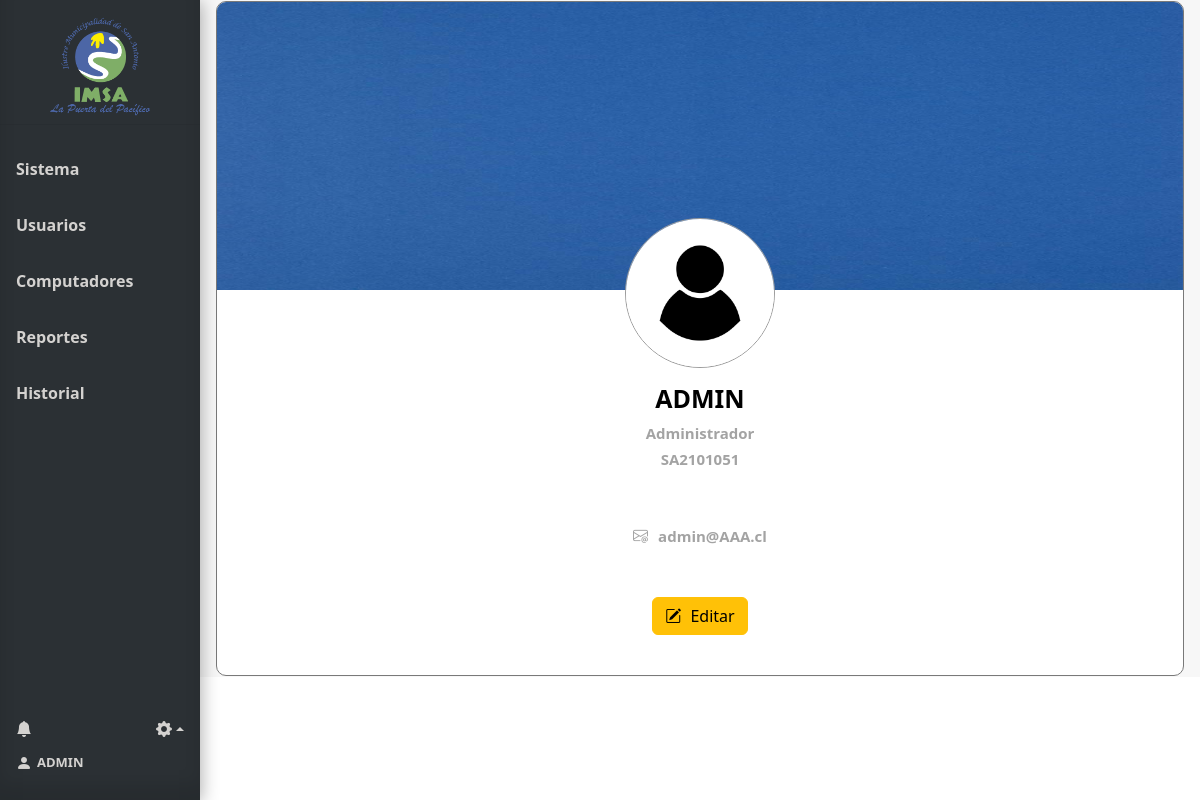
Page /cuenta (signed in) on the earlier database version.
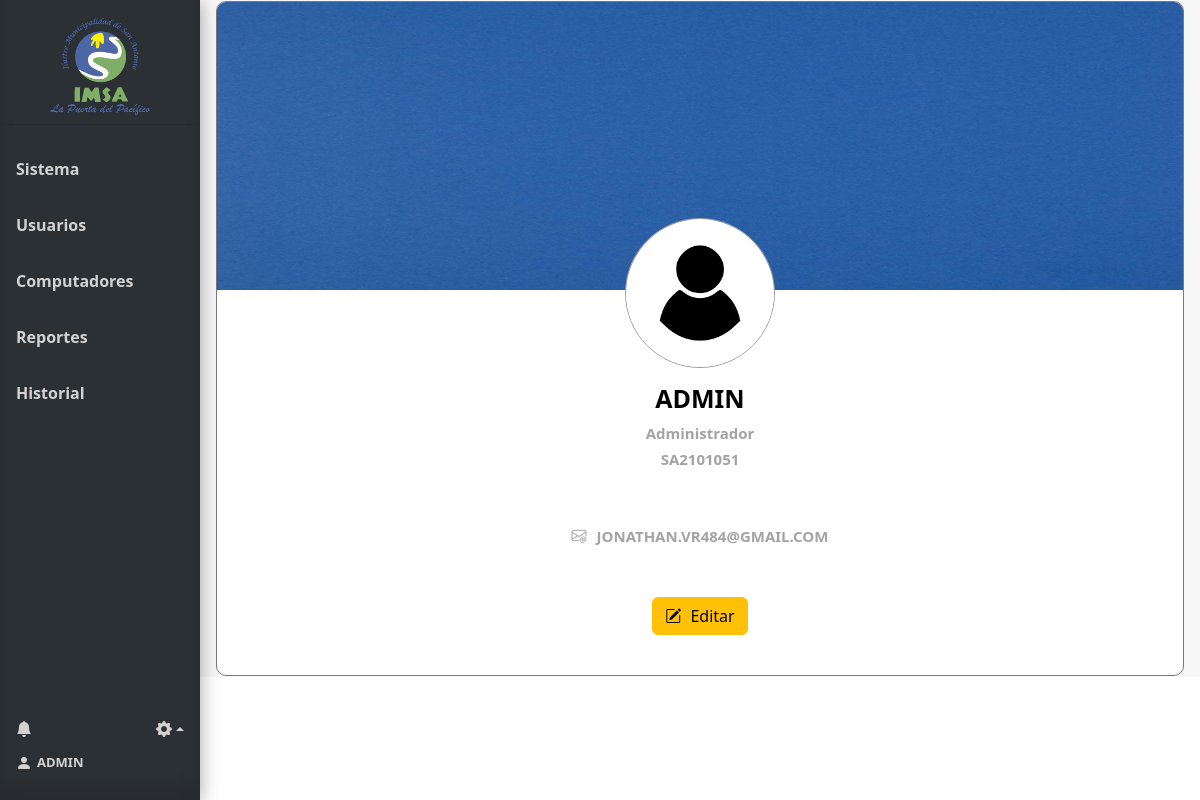
Same page on the later database version.
### tables this page shows
CREATE TABLE Usuario (
    Id_usuario INTEGER PRIMARY KEY AUTOINCREMENT,
    Nombre_user VARCHAR(100),
    Email VARCHAR(100),
    Psw VARCHAR(100),
    id_tipo_usuario INTEGER,
    FOREIGN KEY (id_tipo_usuario) REFERENCES Tipo_usuario(id_tipo_usuario)
);

### app.py (the view, shortened to what this page needs)
@app.route('/cuenta', methods=['GET', 'POST'])
@requiere_tipo_usuario(1, 2, 3)
@login_required
def cuenta():
    user = current_user
    num_notificaciones_totales = get_total_notifications(user.id)
    info_notificaciones = get_info_notifications(user.id)
    form = EditarMiCuenta()
    conn = get_db_connection()
    tipo_usuario = conn.execute(
        'SELECT nombre_tipo_usuario FROM Tipo_usuario WHERE id_tipo_usuario = ?',
        (user.id_tipo_usuario,)
    ).fetchone()
    tipo_usuario = tipo_usuario['nombre_tipo_usuario'] if tipo_usuario else 'Desconocido'
    try:
        id_pc_mas_utilizado = conn.execute('''
                        SELECT Id_pc
                        FROM Usuario_Sistema_PC
                        WHERE Id_usuario = ?
                        GROUP BY Id_pc
                        ORDER BY COUNT(*) DESC
                        LIMIT 1
                    ''', (user.id,)).fetchone()
        if id_pc_mas_utilizado:
            id_pc_mas_utilizado = id_pc_mas_utilizado['Id_pc']
            nombre = conn.execute('SELECT Nombre_pc FROM Pc WHERE Id_pc = ?', (id_pc_mas_utilizado,)).fetchone()
            if nombre:
                nombre = nombre['Nombre_pc']
            else:
                nombre = 'Computador no encontrado'
        else:
            nombre = 'Computador no asignado'
    except Exception as e:
        nombre = 'Computador no asignado'
        print(f"Error al obtener el nombre del PC: {e}")
    conn.close()
    data = {'user': user, 'tipo_usuario': tipo_usuario, 'nombre': nombre}
    return render_template('miCuenta.html',
                           user=user,
                           data=data,
                           form=form,
                           num_notificaciones_totales=num_notificaciones_totales,
                           info_notificaciones=info_notificaciones)

### app.py (called while the page is built)
@login_manager.user_loader
def load_user(user_id):
    return Usuario.get_by_id(user_id)

def get_db_connection():
    conn = sqlite3.connect('database.db')
    conn.row_factory = sqlite3.Row
    return conn

def requiere_tipo_usuario(*roles_permitidos):
    def decorator(f):
        @wraps(f)
        def decorated_function(*args, **kwargs):
            if 'id_tipo_usuario' not in session:
                return redirect(url_for('login'))
            if session['id_tipo_usuario'] not in roles_permitidos:
                return redirect(url_for('index'))
            return f(*args, **kwargs)
        return decorated_function
    return decorator

def get_total_notifications(user_id):
    conn = get_db_connection()
    total_notifications = conn.execute(
        'SELECT COUNT(*) FROM Notificaciones WHERE id_usuario = ?  AND leido = false',
        (user_id,)
    ).fetchone()[0]
    conn.close()
    return total_notifications

### model.py (called while the page is built)
def get_db_connection():
    conn = sqlite3.connect('database.db')
    conn.row_factory = sqlite3.Row
    return conn

### templates/miCuenta.html (shortened to what this page needs)
{% extends 'base.html' %}
{% block head %}
<link rel="stylesheet" href="{{ url_for('static', filename='css/style_miCuenta.css') }}">
{% endblock %}
{% block content %}
<section class="carta">
    <img src="{{ url_for('static', filename='img/fondoPerfil2.jpg') }}" alt="Fondo de la carta" class="fondoCarta">
    <img src="{{ url_for('static', filename='img/fotoPerfil.jpg') }}" alt="Foto de perfil" class="fotoPerfil">
    <div class="infoHeader">
        <div class="usuario-effect block-effect" style="--td:0.1s">
            <p class="usuario block-reveal" style="--bc: #2b3034; --d: 0.2s">{{ data['user']['nombre_usuario'] }}</p>
        </div>
        <div class="rol-effect block-effect2" style="--td:0.1s">
            <p class="rol block-reveal2" style="--bc: #2b3034; --d: 0.2s">{{ data['tipo_usuario'] }}</p>
        </div>
        <div class="rol-effect block-effect2" style="--td:0.1s">
            <p class="rol block-reveal2" style="--bc: #2b3034; --d: 0.2s">{{ data['nombre'] }}</p>
        </div>
    </div>
    <div class="info block-effect2" style="--td:0.1s">
        <p class="email block-reveal2" style="--bc: #2b3034; --d: 0.2s">
            <i class="bi bi-envelope-at" style="margin-right: 10px;"></i>{{ data['user']['email'] }}
        </p>
    </div>
    <button class="btn btn-warning botonEditar" type="button" data-bs-toggle="collapse" data-bs-target="#editarInfo"
        aria-expanded="false" aria-controls="collapseExample">
        <i class="bi bi-pencil-square" style="margin-right: 5px;"></i> Editar
    </button>
</section>
{% endblock %}

### templates/base.html (shortened to what this page needs)
<!doctype html>
<html lang="es">
<head>
  {% block head %} {% endblock %}
  <link rel="stylesheet" href="{{ url_for('static', filename='css/style_base.css') }}">
  <link href="https://cdn.jsdelivr.net/npm/bootstrap@5.3.3/dist/css/bootstrap.min.css" rel="stylesheet"
>
  <link href="https://cdn.jsdelivr.net/npm/bootstrap-icons/font/bootstrap-icons.css" rel="stylesheet">
</head>
<body>
  <div class="sidebar" style="display: flex; flex-direction: column; height: 100vh;">
    <div class="tituloMenu">
      <img src="{{ url_for('static', filename='img/logo.png') }}" alt="Logo-IMSA" width="100px">
    </div>
    <hr>
    <a href="{{ url_for('index') }}" class="slide_right {% if request.endpoint == 'index' %}active{% endif %}">
      <b id="menu-link">Sistema</b>
    </a>
    {% if session['id_tipo_usuario'] == 1 %}
    <a href="{{ url_for('usuarios') }}" class="slide_right {% if request.endpoint == 'usuarios' %}active{% endif %}">
      <b id="menu-link">Usuarios</b>
    </a>
    {% endif %}
    <a href="{{ url_for('computadores') }}"
      class="slide_right {% if request.endpoint == 'computadores' %}active{% endif %}">
      <b id="menu-link">Computadores</b>
    </a>
    {% if session['id_tipo_usuario'] == 1 %}
    <a href="{{ url_for('reportes') }}" class="slide_right {% if request.endpoint == 'reportes' %}active{% endif %}">
      <b id="menu-link">Reportes</b>
      {% endif %}
    </a>
    <a href="{{ url_for('historial') }}" class="slide_right {% if request.endpoint == 'historial' %}active{% endif %}">
      <b id="menu-link">Historial</b>
    </a>
    <div class="menuAbajo">
      <div class="ajuste_notificacion">
        <div class="notificacion">
          <a href="" class="icon" data-bs-toggle="modal" data-bs-target="#ModalNotifiaciones"
            style="text-decoration: none;">
            <i class="bi bi-bell-fill" style="display: flex; align-items: center;"></i>
          </a>
        </div>
        <div class="ajustes btn-group dropup">
          <a href="" class="dropdown-toggle icon" data-bs-toggle="dropdown" aria-expanded="false">
            <i class="bi bi-gear-fill"></i></a>
        </div>
      </div>
      <div class="bodyCuenta">
        <a href="{{ url_for('cuenta') }}" id="cuenta">
          <i class="bi bi-person-fill" style="margin-right: 5px;"></i>
          <b style="font-size: small;"> {{ user.nombre_usuario}}</b>
        </a>
      </div>
    </div>
  </div>
  <div class="content">
    {% block content %}{% endblock %}
  </div>
</body>
</html>

Differences in the rows shown:
changed Usuario "ADMIN": user.email "admin@AAA.cl" → "JONATHAN.VR484@GMAIL.COM"
